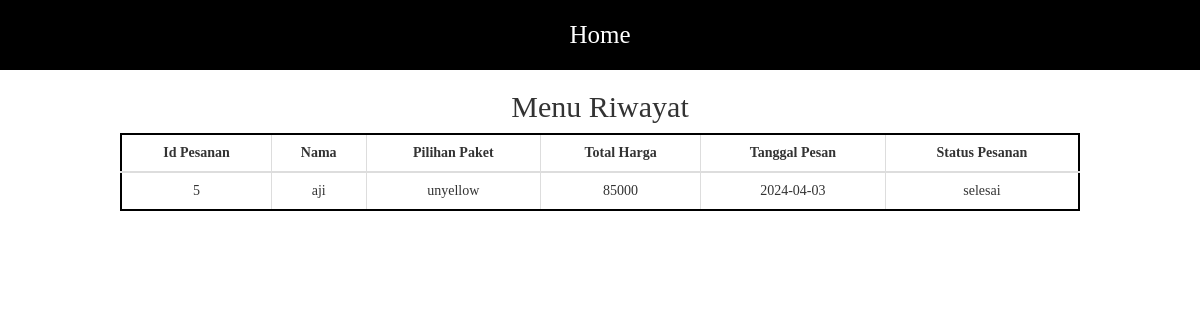
/riwayat.php, run on the app's committed database.
### tables this page shows
CREATE TABLE `data_pesanan` (
  `id_pesanan` int(11) NOT NULL,
  `nama_pem` varchar(100) NOT NULL,
  `alamat_pem` text NOT NULL,
  `nohp_pem` varchar(20) NOT NULL,
  `id_paket` int(11) NOT NULL,
  `id_jenis` int(11) NOT NULL,
  `tanggal_pesan` date NOT NULL,
  `status_pes` varchar(128) NOT NULL,
  `status_transaksi` varchar(128) NOT NULL
);

CREATE TABLE `layanan` (
  `id_paket` int(11) NOT NULL,
  `nama_paket` varchar(100) NOT NULL,
  `desk_paket` text NOT NULL,
  `foto_paket` varchar(200) NOT NULL,
  `harga_paket` int(11) NOT NULL
);

### riwayat.php (the view, shortened to what this page needs)
<?php
include "./admin/function.php";
?>
<!DOCTYPE html>
<html lang="en">
<head>
    <link rel="stylesheet" href="./admin/assets/css/style2.css">
    <link rel="stylesheet" href="admin/assets/css/bootstrap.css">
</head>
<body>
     <header class="header" id="home">
        <div class="nav_container">
            <nav class="nav_content">
                <a href="home.php">Home</a>
            </nav>
        </div>
    </header>
    <div class="title-pes">
        <h2>
            Menu Riwayat
        </h2>
    </div>
    <div class="content-table">
        <div class="wrapper-table">
            <table class="table table-bordered text-center">
                <thead>
                    <tr>
                        <th>Id Pesanan</th>
                        <th>Nama</th>
                        <th>Pilihan Paket</th>
                        <th>Total Harga</th>
                        <th>Tanggal Pesan</th>
                        <th>Status Pesanan</th>
                    </tr>
                </thead>
                <tbody>
                    <?php
                    $query = mysqli_query($koneksi, "SELECT data_pesanan.*, layanan.nama_paket, layanan.harga_paket, data_jenis.jenis_sepatu
                                                    FROM data_pesanan
                                                    INNER JOIN layanan ON data_pesanan.id_paket = layanan.id_paket
                                                    INNER JOIN data_jenis ON data_pesanan.id_jenis = data_jenis.id_jenis
                                                    WHERE data_pesanan.status_pes = 'selesai'");
                    while ($data = $query->fetch_array()) {
                    ?>
                        <tr>
                            <td><?php echo $data['id_pesanan']; ?></td>
                            <td><?php echo $data['nama_pem']; ?></td>
                            <td><?php echo $data['nama_paket']; ?></td>
                            <td><?php echo $data['harga_paket']; ?></td>
                            <td><?php echo $data['tanggal_pesan']; ?></td>
                            <td><?php echo $data['status_pes']; ?></td>
                        </tr>
                    <?php
                    }
                    ?>
                </tbody>
            </table>
        </div>
    </div>
</body>
</html>

### admin/assets/css/style2.css (style rules this page uses)
* { box-sizing: border-box; margin: 0; padding: 0; }
.title-pes > h2 { text-align: center; }
.wrapper-table { width: 80%; }
.wrapper-table > table { border: solid 2px #000; }
.content-table { display: flex; justify-content: center; align-items: center; overflow-x: auto; }
.header { display: flex; justify-content: center; align-items: center; height: 70px; padding: 10px 20px; background-color: #000; }
.nav_content { display: flex; justify-content: center; }
.nav_content a { color: white; text-decoration: none; font-size: 25px; }

### data on the page
data_pesanan: id_pesanan "5", nama_pem "aji", id_paket.nama_paket "unyellow", id_paket.harga_paket "85000", tanggal_pesan "2024-04-03", status_pes "selesai"
